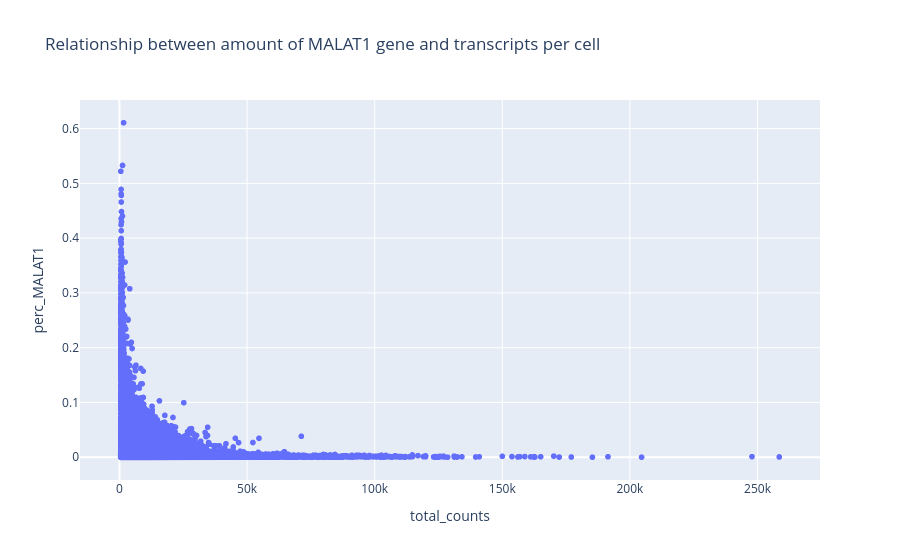

Notebook source saved alongside this figure:
### Markdown cell above
Note also how cells with high amount of MALAT1 expression are usually cells of low quality, containing a low amount of transcripts (position the mouse on some of the dots to see the values). This means that many of the cells with high content of MALAT1 will be also filtered out when removing cells with low amount of transcripts. This is compatible with the fact that MALAT1 can indicate dead cells who underwent apoptosis.

### Code cell
px.scatter(data_frame=adata.obs, x='total_counts', y='perc_MALAT1', 
           title='Relationship between amount of MALAT1 gene and transcripts per cell')

### Figure 1 — Plotly figure (JSON) as saved in the notebook; plotly's stock layout.template omitted (floating-point values rounded to 4 significant figures; data arrays with more than 128 entries replaced by an {"elided": "..."} marker saying what was removed)
{"data": [{"hovertemplate": "total_counts=%{x}<br>perc_MALAT1=%{y}<extra></extra>", "legendgroup": "", "marker": {"color": "#636efa", "symbol": "circle"}, "mode": "markers", "name": "", "showlegend": false, "type": "scattergl", "x": {"elided": "62751 float values"}, "xaxis": "x", "y": {"elided": "62751 float values"}, "yaxis": "y"}], "layout": {"legend": {"tracegroupgap": 0}, "title": {"text": "Relationship between amount of MALAT1 gene and transcripts per cell"}, "xaxis": {"anchor": "y", "domain": [0, 1], "title": {"text": "total_counts"}}, "yaxis": {"anchor": "x", "domain": [0, 1], "title": {"text": "perc_MALAT1"}}}}
